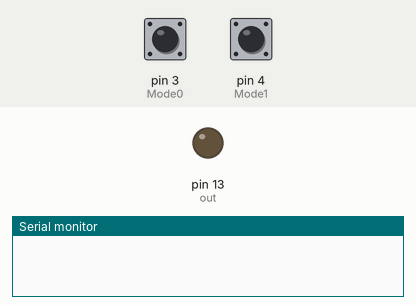
The sketch below on a simulated Arduino Uno, built with avr-gcc and run on an emulated ATmega328P. On the bench: output pins drawn as LEDs (lit = HIGH), the last lines printed to the serial monitor. The test bench sets the inputs (shaded band); at power-on: pin 3 (Mode0) LOW, pin 4 (Mode1) LOW.

Above: at 1.2 s.
1.3 s: pin 3 (Mode0) pulled HIGH for 0.15 s
At 1.38 s:
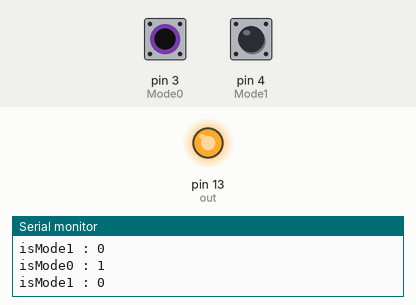
2.9 s: pin 3 (Mode0) pulled HIGH for 3.2 s
At 6.9 s:
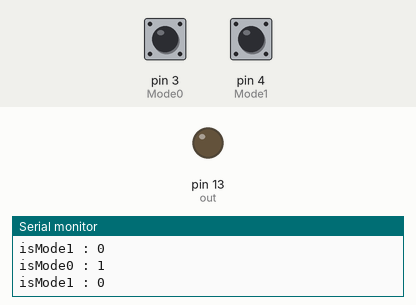
7.6 s: pin 4 (Mode1) pulled HIGH for 3.2 s
At 7.9 s:
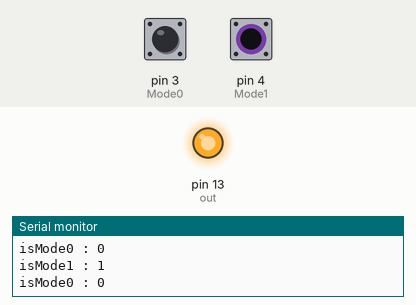
Timing chart, 0 to 12.3 s (numbered marks = the images above; inputs shaded):
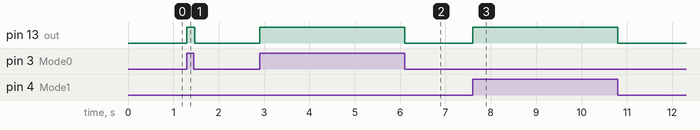

The sketch:

SensorDataTransmitter.ino
```cpp
int Mode0 = 3;
int Mode1 = 4;
int out = 13;
bool isMode0 = false;
bool isMode1 = false;

volatile unsigned long times;              // 現在時刻
volatile unsigned long lastUpdateTime;     // 最終更新時刻

void setup() {
  pinMode(Mode0,INPUT);
  pinMode(Mode1,INPUT);
  pinMode(out,OUTPUT);

  Serial.begin(9600);

}

void loop() {
  int isMode0 = digitalRead(Mode0);
  int isMode1 = digitalRead(Mode1);

  if(isMode0 || isMode1){
    Serial.print("isMode0 : ");
    Serial.println(isMode0);
    Serial.print("isMode1 : ");
    Serial.println(isMode1);
    digitalWrite(out,HIGH);
  }else
  digitalWrite(out,LOW);

  }
```

Measured:
- after the input at 1.3 s, pin 13 (out): LOW → HIGH at once, → LOW 0.18 s later
- after the input at 2.9 s, pin 13 (out): LOW → HIGH at once, → LOW 3.2 s later
- after the input at 7.6 s, pin 13 (out): LOW → HIGH at once, → LOW 3.2 s later
